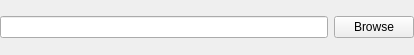
<ui version="4.0" >
 <author></author>
 <comment>
*********************************************************************************
**
**   $Id$
**   Copyright (c) 2007 Joe Croft joe@croftj.net
**   
**   This file is part of QcjData Class Libraries.
**
**   QcjData Class Libraries is free software; you can redistribute it and/or modify
**   it under the terms of the GNU General Public License as published by
**   the Free Software Foundation; either version 2 of the License, or
**   (at your option) any later version.
**
**   QcjData Class Libraries is distributed in the hope that it will be useful,
**   but WITHOUT ANY WARRANTY; without even the implied warranty of
**   MERCHANTABILITY or FITNESS FOR A PARTICULAR PURPOSE.  See the
**   GNU General Public License for more details.
**
**   You should have received a copy of the GNU General Public License
**   along with QcjData Class Libraries; if not, write to the Free Software
**   Foundation, Inc., 59 Temple Place, Suite 330, Boston, MA  02111-1307  USA
**
*********************************************************************************
</comment>
 <exportmacro></exportmacro>
 <class>QcjFileEntry</class>
 <widget class="QWidget" name="QcjFileEntry" >
  <property name="geometry" >
   <rect>
    <x>0</x>
    <y>0</y>
    <width>414</width>
    <height>55</height>
   </rect>
  </property>
  <property name="windowTitle" >
   <string>QcjFileEntry</string>
  </property>
  <layout class="QHBoxLayout" >
   <property name="margin" >
    <number>0</number>
   </property>
   <property name="spacing" >
    <number>6</number>
   </property>
   <item>
    <widget class="QLineEdit" name="lineEdit" />
   </item>
   <item>
    <widget class="QPushButton" name="browseBtn" >
     <property name="sizePolicy" >
      <sizepolicy>
       <hsizetype>4</hsizetype>
       <vsizetype>0</vsizetype>
       <horstretch>0</horstretch>
       <verstretch>0</verstretch>
      </sizepolicy>
     </property>
     <property name="text" >
      <string>Browse</string>
     </property>
    </widget>
   </item>
  </layout>
 </widget>
 <layoutdefault spacing="6" margin="11" />
 <pixmapfunction>qPixmapFromMimeSource</pixmapfunction>
 <includes>
  <include location="local" >qstring.h</include>
 </includes>
 <resources/>
 <connections/>
</ui>
